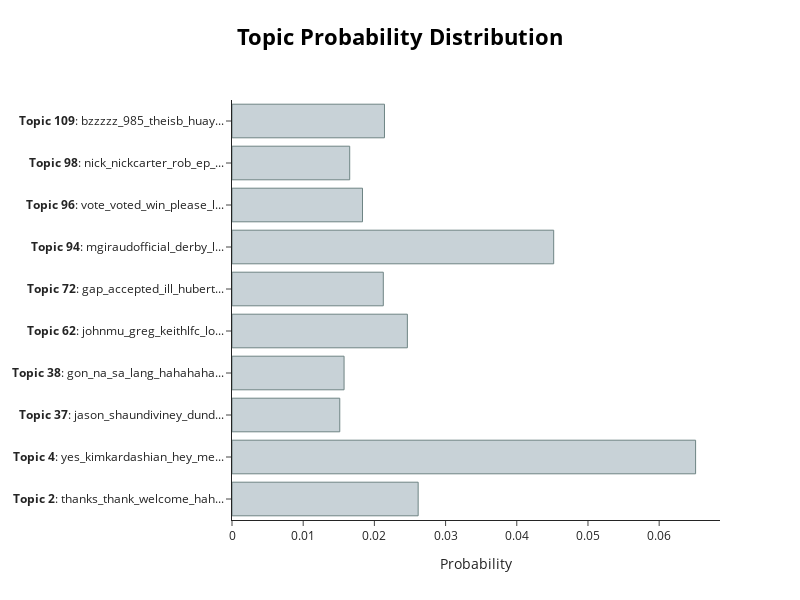

The cell this chart's notebook holds for it:
### Code cell
topic_model.visualize_distribution(probs[200], min_probability=0.015)

### Figure 1 — Plotly figure (JSON) as saved in the notebook; plotly's stock layout.template omitted (floating-point values rounded to 4 significant figures)
{"data": [{"marker": {"color": "#C8D2D7", "line": {"color": "#6E8484", "width": 1}}, "orientation": "h", "type": "bar", "x": [0.02615, 0.06512, 0.01514, 0.01574, 0.02463, 0.02125, 0.04519, 0.01833, 0.01653, 0.02142], "y": ["<b>Topic 2</b>: thanks_thank_welcome_hah...", "<b>Topic 4</b>: yes_kimkardashian_hey_me...", "<b>Topic 37</b>: jason_shaundiviney_dund...", "<b>Topic 38</b>: gon_na_sa_lang_hahahaha...", "<b>Topic 62</b>: johnmu_greg_keithlfc_lo...", "<b>Topic 72</b>: gap_accepted_ill_hubert...", "<b>Topic 94</b>: mgiraudofficial_derby_l...", "<b>Topic 96</b>: vote_voted_win_please_l...", "<b>Topic 98</b>: nick_nickcarter_rob_ep_...", "<b>Topic 109</b>: bzzzzz_985_theisb_huay..."]}], "layout": {"height": 600, "hoverlabel": {"bgcolor": "white", "font": {"family": "Rockwell", "size": 16}}, "title": {"font": {"color": "Black", "size": 22}, "text": "<b>Topic Probability Distribution</b>", "x": 0.5, "xanchor": "center", "y": 0.95, "yanchor": "top"}, "width": 800, "xaxis": {"title": {"text": "Probability"}}}}
